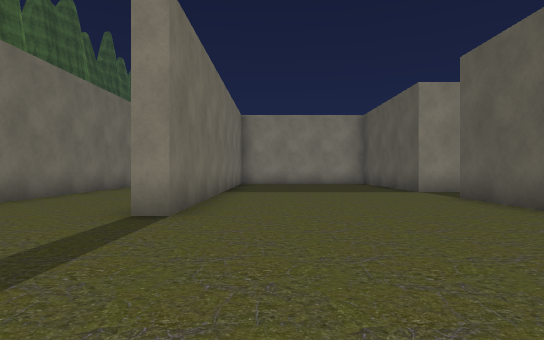
[1] (above)

24 first-person views from a walk through a 3-D level made in the Unity game engine. The camera is 1.2 m above the floor, looks level and sees 80° across. The floor is counted in squares, 2 m on a side. Each view is taken from the middle of a square. On the plan, view 1 faces up. The plan holds only what a view shows up to about 10 squares ahead; the rest is blank. The place goes on beyond the plan. The player is left out. Some surface patterns are stand-ins.

[2]
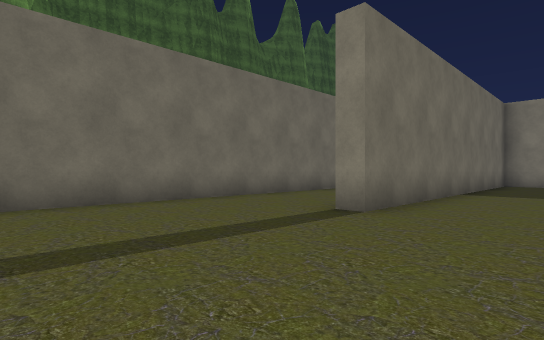

[3]
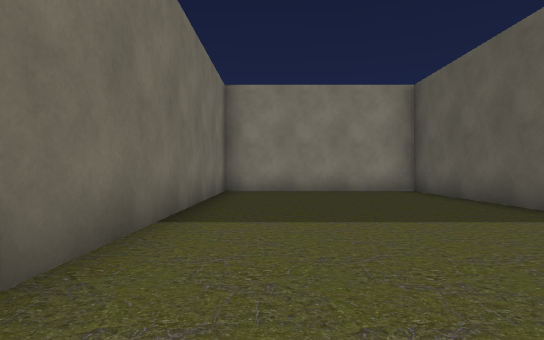

[4]
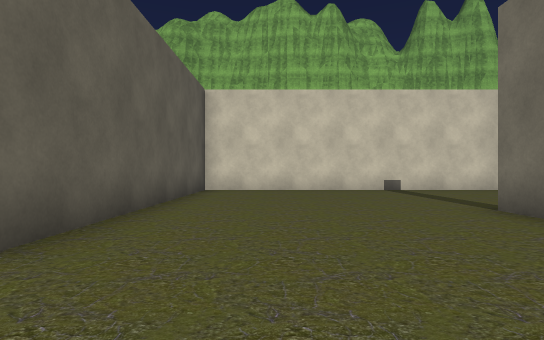

[5]
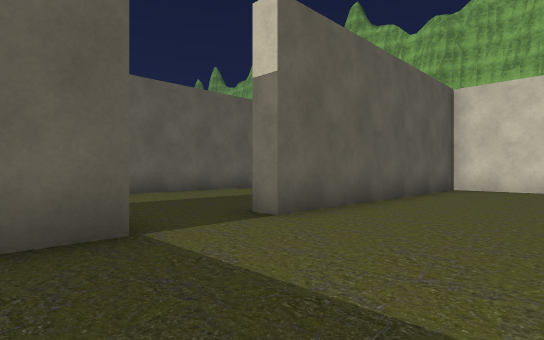

[6]
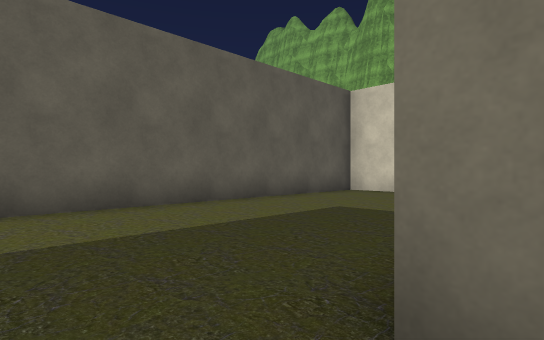

[7]
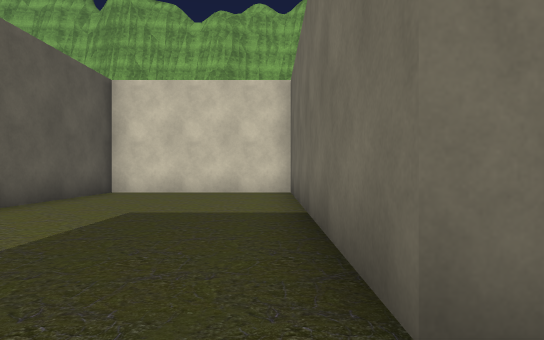

[8]
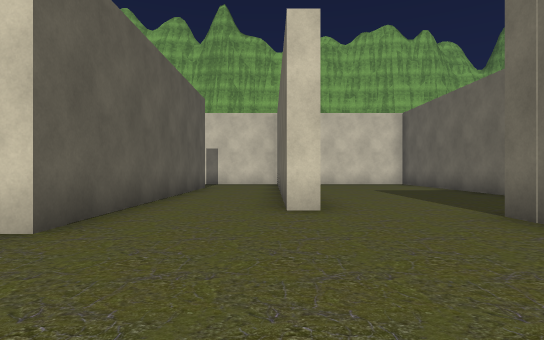

[9]
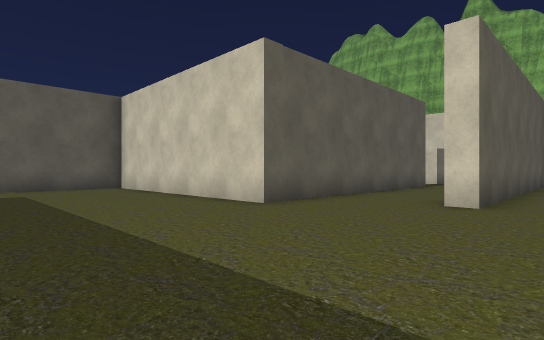

[10]
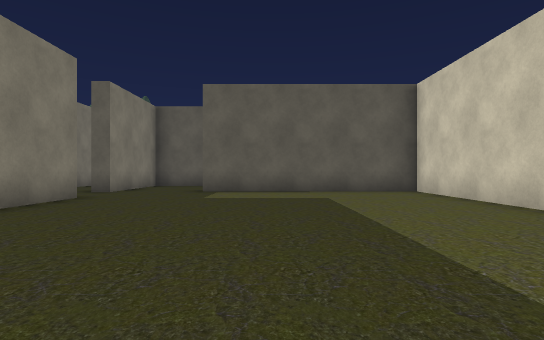

[11]
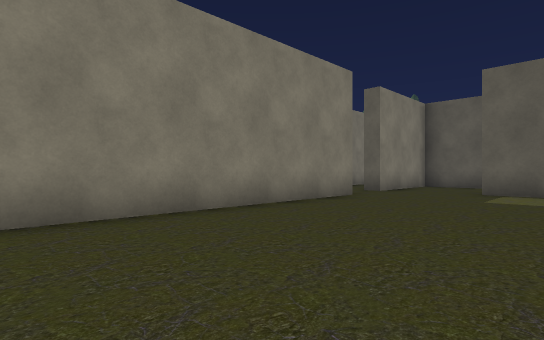

[12]
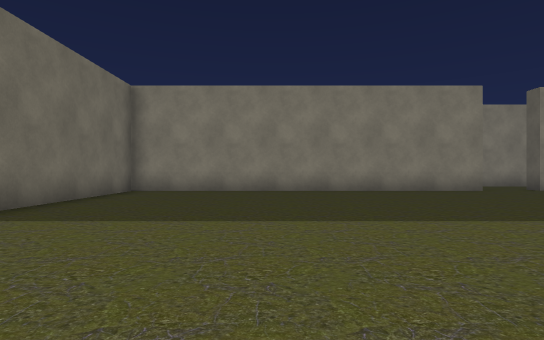

[13]
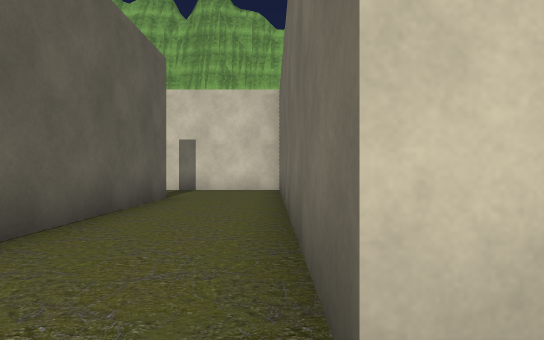

[14]
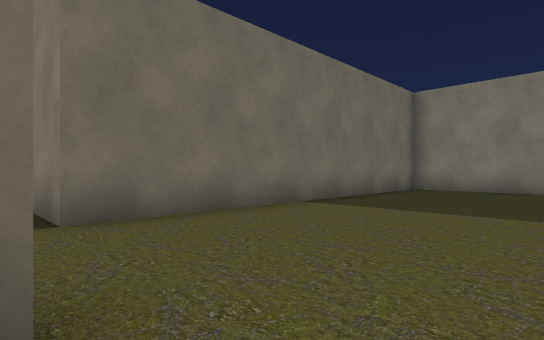

[15]
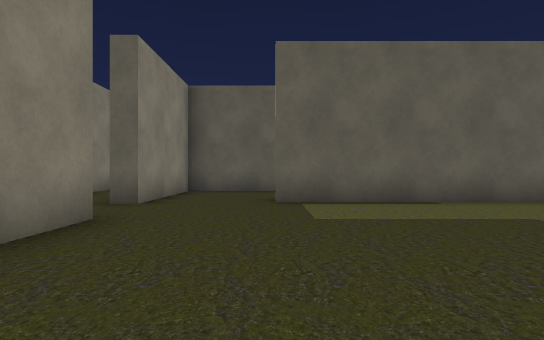

[16]
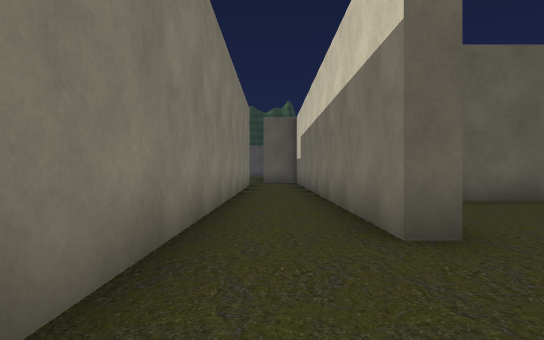

[17]
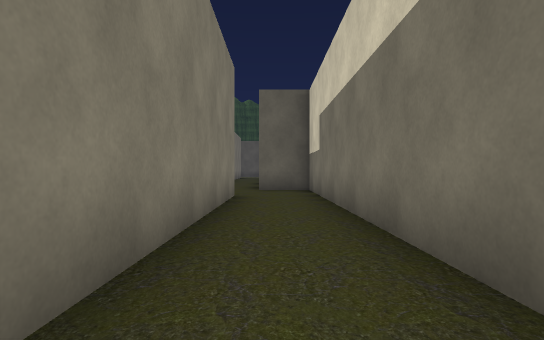

[18]
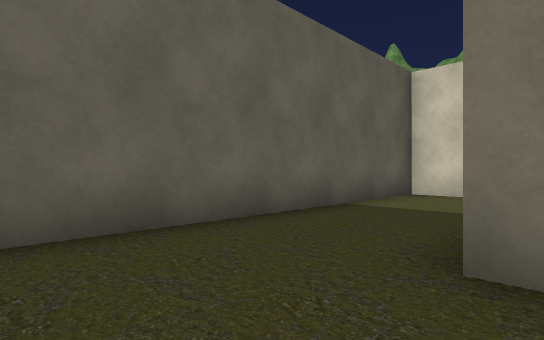

[19]
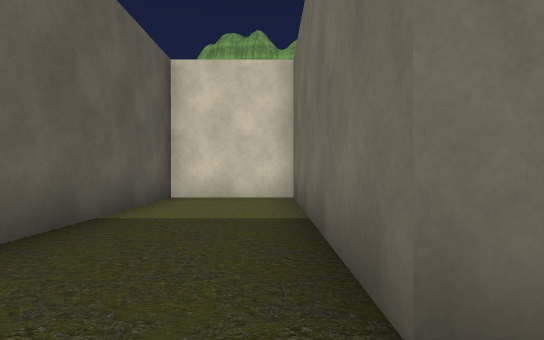

[20]
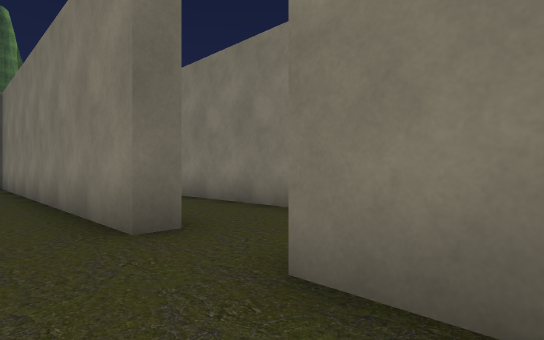

[21]
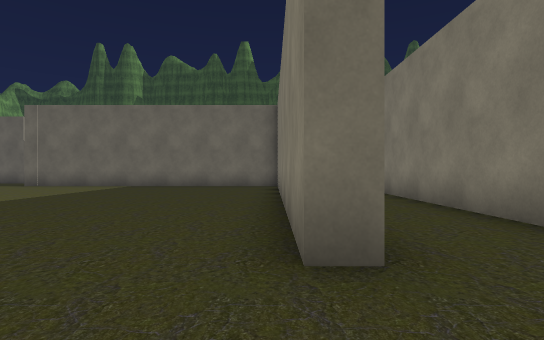

[22]
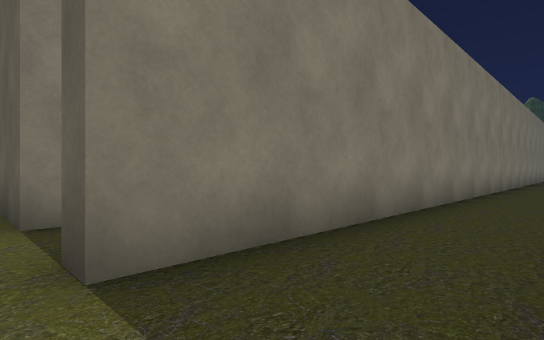

[23]
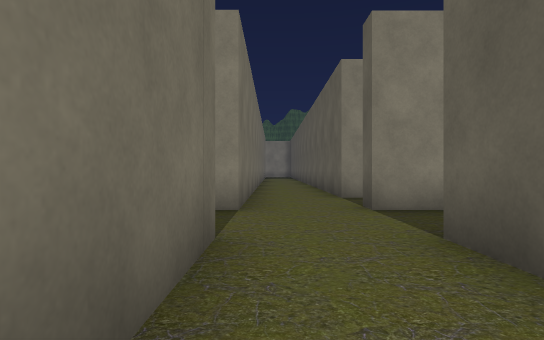

[24]
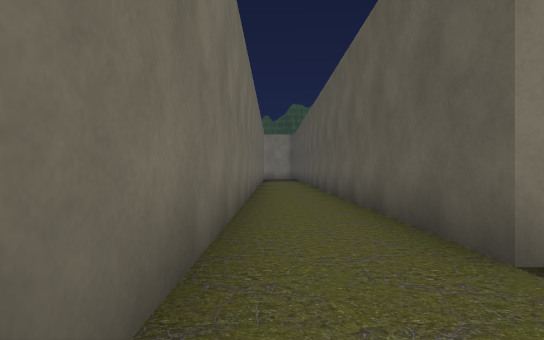

### Floor plan
Points are (right, up) in squares from view 1. A wall is a line through its corners. A room is listed if a view was taken in it or the views show most of it. See-through windows are left out.
Room 1 (views 1, 2, 3, 4, 5)
walls: (4, 8.8) (4, 14.1) (-1.3, 14.1) (-1.3, 4.2) (-1.9, 4.2); (-5, 3.5) (-5, 0.5); (-4.8, -0.7) (4, -0.7) (4, 6.9)
ways out: opening at (4, 7.5) to room 2; opening at (-3.5, 4.5)
Room 2 (views 6, 7)
walls: (4, 6.9) (4.5, 6.9) (4.5, -0.7) (9.3, -0.7) (9.3, 8.2); (7, 8.8) (4, 8.8)
ways out: opening at (4, 7.5) to room 1; opening at (8, 9) to room 3
Room 3 (views 8, 9, 10, 11, 12, 13, 14, 15, 18, 19, 20, 21)
walls: (9.3, 8.2) (9.8, 8.2) (9.8, 0.2); (17, 18.2) (7, 18.2) (7, 8.8); (12.3, 2.1) (12.3, 10) (19, 10) (19, 15.9) (19.5, 15.9) (19.5, 10) (22.2, 10) (22.2, 18.4) (18.8, 18.4); (9.8, -0.7) (13.1, -0.7)
ways out: opening at (8, 9) to room 2; opening at (17.5, 19) to room 4
Room 4 (views 16, 17, 22, 23)
walls: (17, 18.8) (17, 18.2); (6.5, 17.8) (6.5, 18.9); (18.8, 18.4) (18.8, 18.9) (28.5, 18.9); (4.5, 18.9) (4.5, 16.5); (28.6, 20.9) (6.5, 20.9)
ways out: opening at (17.5, 19) to room 3; opening at (5.5, 21) to room 5; opening at (5, 20); opening at (29, 20)
Room 5 (view 24)
walls: (7, 23) (6.5, 23) (6.5, 29.4); (6.5, 20.9) (6.5, 21.4); (4.5, 29.2) (4.5, 20.9)
ways out: opening at (5.5, 21) to room 4; opening at (7, 22)

Positions as (right, up) in squares from view 1, and headings:
1: (0, 0), facing up
2: (1, 0), facing up-left
3: (0, 5), facing up
4: (2, 9), facing down
5: (1, 10), facing down-right
6: (4, 8), facing down-right
7: (5, 8), facing down
8: (10, 13), facing down
9: (8, 14), facing down-right
10: (10, 14), facing right
11: (10, 14), facing up-right
12: (11, 9), facing up
13: (10, 9), facing down
14: (11, 8), facing up-left
15: (13, 16), facing right
16: (16, 20), facing right
17: (21, 20), facing right
18: (19, 18), facing down-right
19: (20, 17), facing down
20: (20, 17), facing up-left
21: (19, 18), facing left
22: (6, 19), facing up-right
23: (5, 16), facing up
24: (5, 21), facing up
